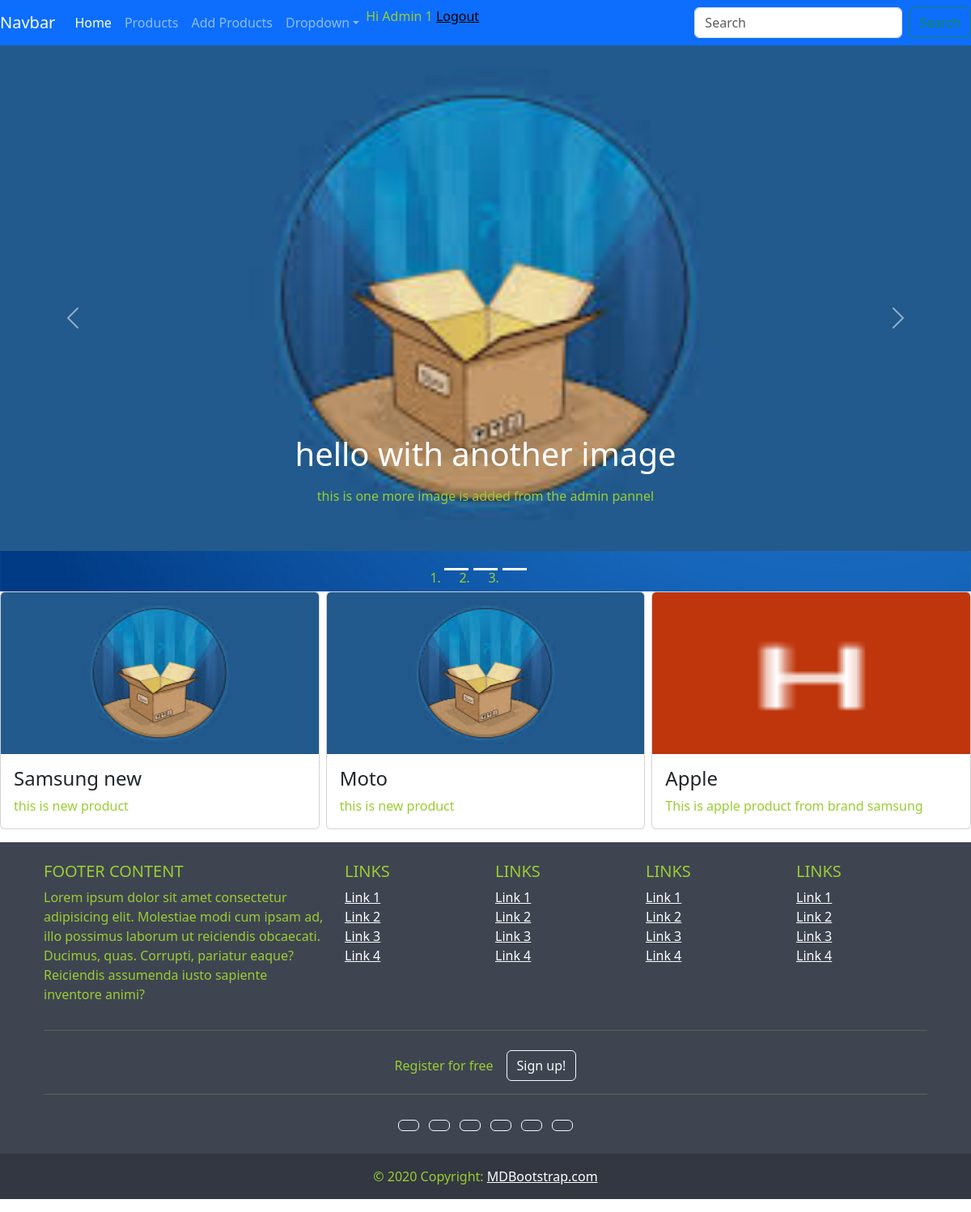
The app's page / (signed in) with its own data.
### account/models.py (models this page shows, shortened)
class Carousel(models.Model):
    image=models.ImageField(upload_to='carousel/',default='online-shopping-background-website-mobile-app_269039-166.jpg')
    title=RichTextField()
    description=RichTextField()

### product/models.py (models this page shows, shortened)
class Product(models.Model):
    name =  models.CharField(max_length=100)
    price = models.DecimalField(decimal_places=2,max_digits=10)
    brand = models.ForeignKey(Brand,on_delete=models.CASCADE,null=True)
    size = models.DecimalField(decimal_places=2,max_digits=4)
    description = models.CharField(max_length=500)
    color = models.CharField(max_length=20)
    image = models.ImageField(upload_to='images/product_image',default='images/product_image/p1.jpeg')
    category = models.ManyToManyField(Category)
    weight = models.DecimalField(decimal_places=2,max_digits=4)
    created_at = models.DateTimeField(auto_now_add=True)
    updated_at = models.DateTimeField(auto_now=True)
    quantity = models.IntegerField(default=0)

### ecom/views.py (the view)
# urls.py: 2. Add a URL to urlpatterns:  path('', views.home, name='home')
def home(request):
    data=Carousel.objects.all()
    total = range(data.count())
    products = Product.objects.all()[:3]       #
    context={
        'car':data,
        'n':total,
        'p':products                            #
    }
    return render(request,'index.html',context)

### templates/index.html (shortened to what this page needs)
{% extends 'base.html' %}
{% block content %}
<div id="carouselId" class="carousel slide" data-bs-ride="carousel">
    <ol class="carousel-indicators">
        {% for i in n %}
        <li
            data-bs-target="#carouselId"
            data-bs-slide-to="{{i}}"
            class="active"
          aria-current="true"
            aria-label="First slide"
        ></li>
        {% endfor %}
           </ol>
    <div class="carousel-inner" role="listbox">
        {% for c in car %}
        <div class="carousel-item active">
            <img
                src="{{c.image.url}}"
                class="w-100 d-block"
                alt="First slide"
            />
            <div class="carousel-caption d-none d-md-block">
                <h3>{{c.title | safe }}</h3>
                <p>{{c.description | safe}}</p>
            </div>
        </div>
        {% endfor %}
    </div>
    <button
        class="carousel-control-prev"
        type="button"
        data-bs-target="#carouselId"
        data-bs-slide="prev"
    >
        <span class="carousel-control-prev-icon" aria-hidden="true"></span>
    </button>
    <button
        class="carousel-control-next"
        type="button"
        data-bs-target="#carouselId"
        data-bs-slide="next"
    >
        <span class="carousel-control-next-icon" aria-hidden="true"></span>
    </button>
</div>
<div class="row justify-content-center align-items-center g-2">
{% for i in p %}
    <div class="col">
        <div class="card text-start">
        <img class="card-img-top" src="{{i.image.url}}" alt="Title" height="200px"/>
        <div class="card-body">
            <h4 class="card-title">{{i.name}}</h4>
            <p class="card-text">{{i.description}}</p>
        </div>
    </div>
    </div>
    {% endfor %}
</div>
{% endblock %}

### templates/base.html (shortened to what this page needs)
{% load static %}
<!DOCTYPE html>
<html lang="en">
<head>
    <link rel="stylesheet" href="{% static 'css/style.css' %}">
    <link href="https://cdn.jsdelivr.net/npm/bootstrap@5.3.3/dist/css/bootstrap.min.css" rel="stylesheet">
</head>
<body>
    <nav>
<nav
    class="navbar navbar-expand-sm navbar-dark bg-primary"
>
    <a class="navbar-brand" href="#">Navbar</a>
    <div class="collapse navbar-collapse" id="collapsibleNavId">
        <ul class="navbar-nav me-auto mt-2 mt-lg-0">
            <li class="nav-item">
                <a class="nav-link active" href="/" aria-current="page"
                    >Home <span class="visually-hidden">(current)</span></a
                >
            </li>
            <li class="nav-item">
                <a class="nav-link" href="{% url 'show-product' %}">Products</a>
            </li> <li class="nav-item">
                <a class="nav-link" href="{% url 'add-product' %}">Add Products</a>
            </li>
            <li class="nav-item dropdown">
                <a
                    class="nav-link dropdown-toggle"
                    href="#"
                    id="dropdownId"
                    data-bs-toggle="dropdown"
                    aria-haspopup="true"
                    aria-expanded="false"
                    >Dropdown</a
                >
            </li>
            <li>
                {%if request.user.is_authenticated %}
  			            <span>Hi {{ request.user.username | title }} {{ request.session.user_type}}</span>
  			            <a href="{% url 'logout' %}" style="color: black;">Logout</a>
  		        {%else%}
  			            <a href="{% url 'login' 'login' %}" style="color: black;">Login/</a>
  			            <a href="{% url 'register' 'register' %}" style="color: black;">Register</a>
  		        {%endif%}
            </li>
        </ul>
        <form class="d-flex my-2 my-lg-0">
            <input
                class="form-control me-sm-2"
                type="text"
                placeholder="Search"
            />
            <button class="btn btn-outline-success my-2 my-sm-0" type="submit">
            </button>
        </form>
    </div>
</nav>
    </nav>
    <main>
{% block content %}
{% endblock %}
    </main>
    <div class="container-fluied my1 mt-auto py-3">
        <footer
                class="text-center text-lg-start text-white"
                style="background-color: #3e4551"
                >
          <div class="container p-4 pb-0">
            <section class="">
              <div class="row">
                <div class="col-lg-4 col-md-6 mb-4 mb-md-0">
                  <h5 class="text-uppercase">FOOTER CONTENT</h5>
                  <p>
                    Lorem ipsum dolor sit amet consectetur adipisicing elit.
                    Molestiae modi cum ipsam ad, illo possimus laborum ut
                    reiciendis obcaecati. Ducimus, quas. Corrupti, pariatur eaque?
                    Reiciendis assumenda iusto sapiente inventore animi?
                  </p>
                </div>
                <div class="col-lg-2 col-md-6 mb-4 mb-md-0">
                  <h5 class="text-uppercase">Links</h5>
                  <ul class="list-unstyled mb-0">
                    <li>
                      <a href="#!" class="text-white">Link 1</a>
                    </li>
                    <li>
                      <a href="#!" class="text-white">Link 2</a>
                    </li>
                    <li>
                      <a href="#!" class="text-white">Link 3</a>
                    </li>
                    <li>
                      <a href="#!" class="text-white">Link 4</a>
                    </li>
                  </ul>
                </div>
                <div class="col-lg-2 col-md-6 mb-4 mb-md-0">
                  <h5 class="text-uppercase">Links</h5>
                  <ul class="list-unstyled mb-0">
                    <li>
                      <a href="#!" class="text-white">Link 1</a>
                    </li>
                    <li>
                      <a href="#!" class="text-white">Link 2</a>
                    </li>
                    <li>
                      <a href="#!" class="text-white">Link 3</a>
                    </li>
                    <li>
                      <a href="#!" class="text-white">Link 4</a>
                    </li>
                  </ul>
                </div>
                <div class="col-lg-2 col-md-6 mb-4 mb-md-0">
                  <h5 class="text-uppercase">Links</h5>
                  <ul class="list-unstyled mb-0">
                    <li>
                      <a href="#!" class="text-white">Link 1</a>
                    </li>
                    <li>
                      <a href="#!" class="text-white">Link 2</a>
                    </li>
                    <li>
                      <a href="#!" class="text-white">Link 3</a>
                    </li>
                    <li>
                      <a href="#!" class="text-white">Link 4</a>
                    </li>
                  </ul>
                </div>
                <div class="col-lg-2 col-md-6 mb-4 mb-md-0">
                  <h5 class="text-uppercase">Links</h5>
                  <ul class="list-unstyled mb-0">
                    <li>
                      <a href="#!" class="text-white">Link 1</a>
                    </li>
                    <li>
                      <a href="#!" class="text-white">Link 2</a>
                    </li>
                    <li>
                      <a href="#!" class="text-white">Link 3</a>
                    </li>
                    <li>
                      <a href="#!" class="text-white">Link 4</a>
                    </li>
                  </ul>
                </div>
              </div>
            </section>
            <hr class="mb-4" />
            <section class="">
              <p class="d-flex justify-content-center align-items-center">
                <span class="me-3">Register for free</span>
                <button type="button" class="btn btn-outline-light btn-rounded">
                  Sign up!
                </button>
              </p>
            </section>
            <hr class="mb-4" />
            <section class="mb-4 text-center">
              <a
                 class="btn btn-outline-light btn-floating m-1"
                 href="#!"
                 role="button"
                 ></a>
              <a
                 class="btn btn-outline-light btn-floating m-1"
                 href="#!"
                 role="button"
                 ></a>
              <a
                 class="btn btn-outline-light btn-floating m-1"
                 href="#!"
                 role="button"
                 ></a>
              <a
                 class="btn btn-outline-light btn-floating m-1"
                 href="#!"
                 role="button"
                 ></a>
              <a
                 class="btn btn-outline-light btn-floating m-1"
                 href="#!"
                 role="button"
                 ></a>
              <a
                 class="btn btn-outline-light btn-floating m-1"
                 href="#!"
                 role="button"
                 ></a>
            </section>
          </div>
          <div
               class="text-center p-3"
               style="background-color: rgba(0, 0, 0, 0.2)"
               >
            © 2020 Copyright:
            <a class="text-white" href="https://mdbootstrap.com/"
               >MDBootstrap.com</a
              >
          </div>
        </footer>
      </div>
</body>
</html>

### static/css/style.css (style rules this page uses)
* { color:yellowgreen; }

### records on screen
Carousel: image (picture), title "hello with another image", description "this is one more image is added from the admin pannel"
Product: image (picture), name "Samsung new", description "this is new product"
Product: image (picture), name "Moto", description "this is new product"
Product: image (picture), name "Apple", description "This is apple product from brand samsung"

### other values on screen
{{ request.user.username | title }} "Admin"
{{ request.session.user_type }} "1"
